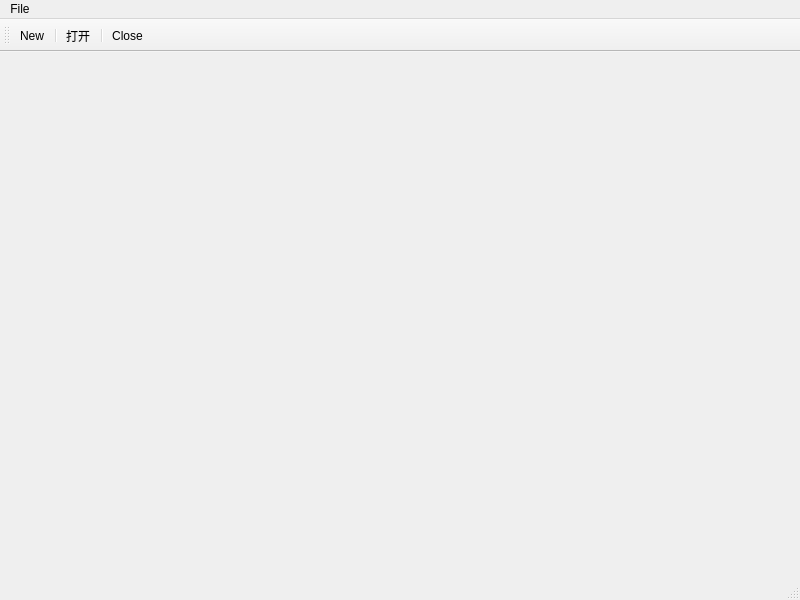
<?xml version="1.0" encoding="UTF-8"?>
<ui version="4.0">
 <class>MainWindow</class>
 <widget class="QMainWindow" name="MainWindow">
  <property name="geometry">
   <rect>
    <x>0</x>
    <y>0</y>
    <width>800</width>
    <height>600</height>
   </rect>
  </property>
  <property name="windowTitle">
   <string>MainWindow</string>
  </property>
  <widget class="QWidget" name="centralwidget"/>
  <widget class="QMenuBar" name="menuBar">
   <property name="geometry">
    <rect>
     <x>0</x>
     <y>0</y>
     <width>800</width>
     <height>23</height>
    </rect>
   </property>
   <widget class="QMenu" name="menuFile">
    <property name="title">
     <string>File</string>
    </property>
    <addaction name="actionNew"/>
    <addaction name="separator"/>
    <addaction name="actionOpen"/>
    <addaction name="actionClose"/>
   </widget>
   <addaction name="menuFile"/>
  </widget>
  <widget class="QStatusBar" name="statusBar"/>
  <widget class="QToolBar" name="toolBar">
   <property name="windowTitle">
    <string>toolBar</string>
   </property>
   <attribute name="toolBarArea">
    <enum>TopToolBarArea</enum>
   </attribute>
   <attribute name="toolBarBreak">
    <bool>false</bool>
   </attribute>
   <addaction name="actionNew"/>
   <addaction name="separator"/>
   <addaction name="actionOpen"/>
   <addaction name="separator"/>
   <addaction name="actionClose"/>
  </widget>
  <action name="actionNew">
   <property name="text">
    <string>New</string>
   </property>
   <property name="toolTip">
    <string>创建新文件</string>
   </property>
   <property name="shortcut">
    <string>Ctrl+N</string>
   </property>
  </action>
  <action name="actionOpen">
   <property name="text">
    <string>打开</string>
   </property>
  </action>
  <action name="actionClose">
   <property name="text">
    <string>Close</string>
   </property>
  </action>
 </widget>
 <resources/>
 <connections/>
</ui>
